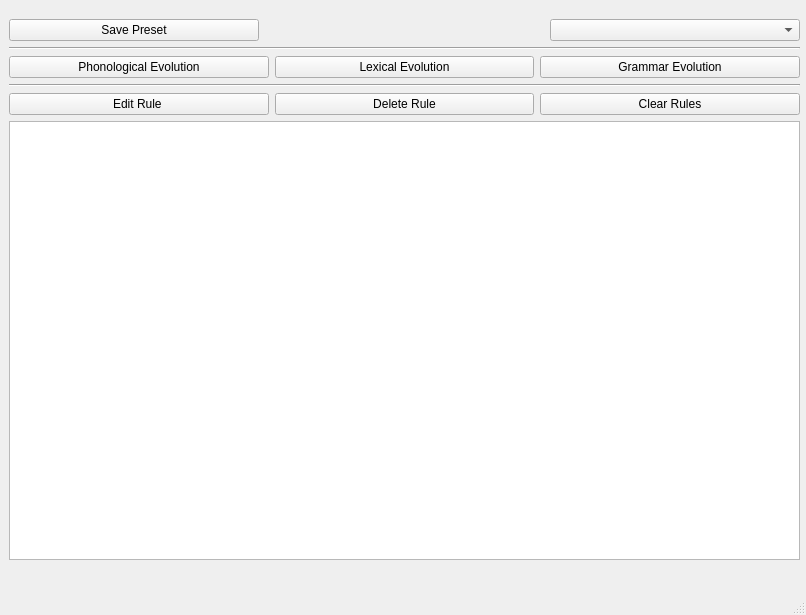
<?xml version="1.0" encoding="UTF-8"?>
<ui version="4.0">
 <class>MainWindow</class>
 <widget class="QMainWindow" name="MainWindow">
  <property name="geometry">
   <rect>
    <x>0</x>
    <y>0</y>
    <width>806</width>
    <height>615</height>
   </rect>
  </property>
  <property name="windowTitle">
   <string>MainWindow</string>
  </property>
  <widget class="QWidget" name="centralwidget">
   <widget class="QWidget" name="layoutWidget">
    <property name="geometry">
     <rect>
      <x>9</x>
      <y>19</y>
      <width>791</width>
      <height>541</height>
     </rect>
    </property>
    <layout class="QVBoxLayout" name="verticalLayout">
     <item>
      <layout class="QHBoxLayout" name="horizontalLayout">
       <item>
        <widget class="QPushButton" name="pushButton_save">
         <property name="minimumSize">
          <size>
           <width>250</width>
           <height>0</height>
          </size>
         </property>
         <property name="toolTip">
          <string>Save current rule sequence as a new preset.</string>
         </property>
         <property name="text">
          <string>Save Preset</string>
         </property>
        </widget>
       </item>
       <item>
        <spacer name="horizontalSpacer">
         <property name="orientation">
          <enum>Qt::Horizontal</enum>
         </property>
         <property name="sizeHint" stdset="0">
          <size>
           <width>40</width>
           <height>20</height>
          </size>
         </property>
        </spacer>
       </item>
       <item>
        <widget class="QComboBox" name="comboBox_preset">
         <property name="minimumSize">
          <size>
           <width>250</width>
           <height>0</height>
          </size>
         </property>
         <property name="toolTip">
          <string>Load a premade preset</string>
         </property>
        </widget>
       </item>
      </layout>
     </item>
     <item>
      <widget class="Line" name="line">
       <property name="orientation">
        <enum>Qt::Horizontal</enum>
       </property>
      </widget>
     </item>
     <item>
      <layout class="QHBoxLayout" name="horizontalLayout_2">
       <item>
        <widget class="QPushButton" name="pushButton_phono">
         <property name="text">
          <string>Phonological Evolution</string>
         </property>
        </widget>
       </item>
       <item>
        <widget class="QPushButton" name="pushButton_lexi">
         <property name="text">
          <string>Lexical Evolution</string>
         </property>
        </widget>
       </item>
       <item>
        <widget class="QPushButton" name="pushButton_gram">
         <property name="text">
          <string>Grammar Evolution</string>
         </property>
        </widget>
       </item>
      </layout>
     </item>
     <item>
      <widget class="Line" name="line_2">
       <property name="orientation">
        <enum>Qt::Horizontal</enum>
       </property>
      </widget>
     </item>
     <item>
      <layout class="QHBoxLayout" name="horizontalLayout_3">
       <item>
        <widget class="QPushButton" name="pushButton_edit">
         <property name="text">
          <string>Edit Rule </string>
         </property>
        </widget>
       </item>
       <item>
        <widget class="QPushButton" name="pushButton_delete">
         <property name="text">
          <string>Delete Rule</string>
         </property>
        </widget>
       </item>
       <item>
        <widget class="QPushButton" name="pushButton_clear">
         <property name="text">
          <string>Clear Rules</string>
         </property>
        </widget>
       </item>
      </layout>
     </item>
     <item>
      <widget class="QListWidget" name="listWidget"/>
     </item>
    </layout>
   </widget>
  </widget>
  <widget class="QMenuBar" name="menubar">
   <property name="geometry">
    <rect>
     <x>0</x>
     <y>0</y>
     <width>806</width>
     <height>24</height>
    </rect>
   </property>
  </widget>
  <widget class="QStatusBar" name="statusbar"/>
 </widget>
 <resources/>
 <connections/>
</ui>
